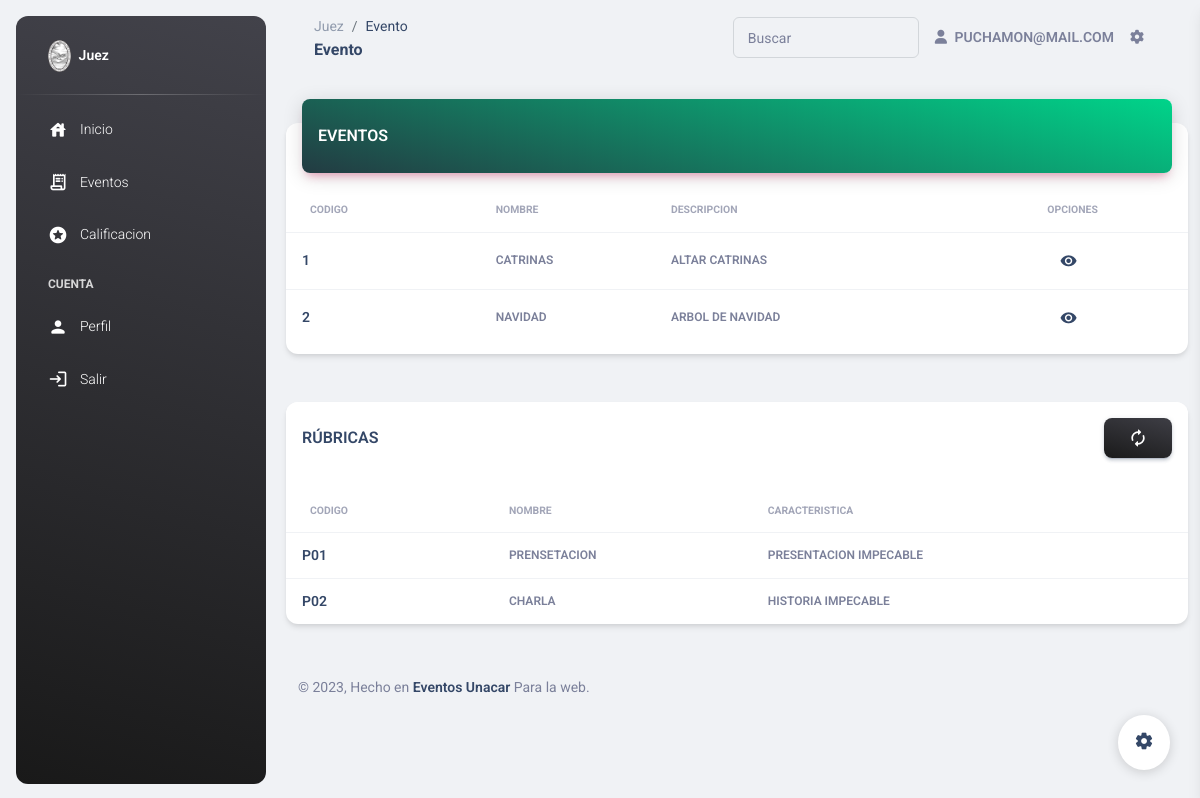
The page /Juez/Evento.php?idEvento=1 (signed in) on the database its author committed.
### tables this page shows
CREATE TABLE `usuario` (
  `matriculaUsuario` char(6) NOT NULL,
  `idRol` char(3) NOT NULL,
  `nombreUsuario` varchar(45) DEFAULT NULL,
  `apellidoUsuario` varchar(45) DEFAULT NULL,
  `facultadUsuario` varchar(45) DEFAULT NULL,
  `emailUsuario` varchar(45) DEFAULT NULL,
  `Pass` varchar(60) NOT NULL,
  `telefonoUsuario` char(10) DEFAULT NULL
);

CREATE TABLE `evento` (
  `idEvento` char(20) NOT NULL,
  `matriculaUsuario` char(6) NOT NULL,
  `nombreEvento` varchar(45) DEFAULT NULL,
  `descripcionEvento` varchar(100) DEFAULT NULL,
  `statusEvento` varchar(20) DEFAULT NULL
);

CREATE TABLE `eventoparametro` (
  `idEvento` int(10) DEFAULT NULL,
  `idParametro` varchar(50) DEFAULT NULL,
  `idEventoParametro` int(25) NOT NULL
);

CREATE TABLE `parametro` (
  `idParametro` char(3) NOT NULL,
  `nombreParametro` varchar(45) DEFAULT NULL,
  `caracteristicaParametro` varchar(100) DEFAULT NULL
);

### config/database.php (called while the page is built, shortened)
<?php
 $host = "localhost";
 $puerto = "3306";
 $usuario = "root";
 $contrasena = "";
 $baseDeDatos ="eventofci";
 function Conecta_DB_project()
 {
    global $host, $puerto, $usuario, $contrasena, $baseDeDatos;
    if (!($link = mysqli_connect($host.":".$puerto, $usuario, $contrasena)))
      {
          echo "Error conectando a la base de datos.<br>";
         exit();
      }
    else
    {
    }
 return $link;
 }
?>

### Juez/Evento.php (the view, shortened to what this page needs)
<?php
  include("../config/database.php");
  $user_check=$_SESSION['login_user_sys'];
  $link = Conecta_DB_project();
  $consulta = "select emailUsuario from usuario where emailUsuario='$user_check'";
  $sql=mysqli_query($link,$consulta);
  $rowy = mysqli_fetch_assoc($sql);
  $login_session =$rowy['emailUsuario'];
  $queryGeneral = "SELECT * FROM evento WHERE statusEvento = 'ACTIVO'";
  $resultGeneral = mysqli_query(Conecta_DB_project(), $queryGeneral);
  if(isset($_GET['idEvento'])){
    $codigo = $_GET['idEvento'];
    $querys = "SELECT * FROM parametro
      INNER JOIN eventoparametro
      ON eventoparametro.idParametro = parametro.idParametro
      INNER JOIN evento
      ON eventoparametro.idEvento = evento.idEvento
      WHERE evento.idEvento = '$codigo';";
    $results = mysqli_query(Conecta_DB_project(), $querys);
  }
?>
<!DOCTYPE html>
<html lang="en">
<head>
  <link href="../assets/css/nucleo-icons.css" rel="stylesheet" />
  <link href="../assets/css/nucleo-svg.css" rel="stylesheet" />
  <link id="pagestyle" href="../assets/css/material-dashboard.css?v=3.0.4" rel="stylesheet" />
</head>
<body class="g-sidenav-show  bg-gray-200">
  <?php
    require "Complements/Menu.php";
  ?>
  <main class="main-content position-relative max-height-vh-100 h-100 border-radius-lg ">
    <nav class="navbar navbar-main navbar-expand-lg px-0 mx-4 shadow-none border-radius-xl" id="navbarBlur" data-scroll="true">
      <div class="container-fluid py-1 px-3">
        <nav aria-label="breadcrumb">
          <ol class="breadcrumb bg-transparent mb-0 pb-0 pt-1 px-0 me-sm-6 me-5">
            <li class="breadcrumb-item text-sm"><a class="opacity-5 text-dark" href="javascript:;">Juez</a></li>
            <li class="breadcrumb-item text-sm text-dark active" aria-current="page">Evento</li>
          </ol>
          <h6 class="font-weight-bolder mb-0">Evento</h6>
        </nav>
        <div class="collapse navbar-collapse mt-sm-0 mt-2 me-md-0 me-sm-4" id="navbar">
          <div class="ms-md-auto pe-md-3 d-flex align-items-center">
            <div class="input-group input-group-outline">
              <label class="form-label">Buscar</label>
              <input type="text" id="buscar" class="form-control">
            </div>
          </div>
          <ul class="navbar-nav  justify-content-end">
            <li class="nav-item d-flex align-items-center">
              <a href="#Juez" class="nav-link text-body font-weight-bold px-0">
                <i class="fa fa-user me-sm-1"></i>
                <span class="d-sm-inline d-none"><?php echo $login_session; ?></span>
              </a>
            </li>
            <li class="nav-item px-3 d-flex align-items-center">
              <a href="javascript:;" class="nav-link text-body p-0">
                <i class="fa fa-cog fixed-plugin-button-nav cursor-pointer"></i>
              </a>
            </li>
          </ul>
        </div>
      </div>
    </nav>
    <div class="container-fluid py-4">
      <div class="row">
        <div class="col-lg-8">
      <div class="row">
        <div class="col-12">
          <div class="card my-4">
            <div class="card-header p-0 position-relative mt-n4 mx-3 z-index-2">
              <div class="bg-gradient-primary shadow-primary border-radius-lg pt-4 pb-3">
                <h6 class="text-white text-capitalize ps-3">EVENTOS</h6>
              </div>
            </div>
            <div class="card-body px-0 pb-2">
              <div class="table-responsive p-0">
                <table id="tabla" class="table align-items-center mb-0">
                  <thead>
                    <tr>
                      <th class="text-uppercase text-secondary text-xxs font-weight-bolder opacity-7">Codigo</th>
                      <th class="text-uppercase text-secondary text-xxs font-weight-bolder opacity-7 ps-2">Nombre</th>
                      <th class="text-uppercase text-secondary text-xxs font-weight-bolder opacity-7 ps-2">Descripcion</th>
                      <th class="text-center text-uppercase text-secondary text-xxs font-weight-bolder opacity-7">Opciones</th>
                    </tr>
                  </thead>
                  <tbody>
                  <?php
                      foreach ($resultGeneral as $rowGeneral) {
                  ?>
                    <tr>
                      <td>
                        <div class="d-flex px-2 py-1">
                          <div class="d-flex flex-column justify-content-center">
                            <h6 class="mb-0 text-sm"><?php echo $rowGeneral['idEvento']; ?></h6>
                          </div>
                        </div>
                      </td>
                      <td>
                        <p class="text-xs font-weight-bold mb-0"><?php echo $rowGeneral['nombreEvento']; ?></p>
                      </td>
                      <td>
                        <p class="text-xs font-weight-bold mb-0"><?php echo $rowGeneral['descripcionEvento']; ?></p>
                      </td>
                      <td class="align-middle text-center">
                        <a class="btn btn-link text-dark px-3 mb-0" href="Evento.php?idEvento=<?php echo $rowGeneral['idEvento']?>"><i class="material-icons me-2">visibility</i></a>
                      </td>
                    </tr>
                  <?php
                    }
                  ?>
                  </tbody>
                </table>
              </div>
            </div>
          </div>
        </div>
      </div>
          <div class="row">
            <div class="col-md-12 mb-lg-0 mb-4">
            <form method="post" name="form" action="../config/crudParametro.php">
              <div class="card mt-4">
                <div class="card-header pb-0 p-3">
                  <div class="row">
                    <div class="col-6 d-flex align-items-center">
                      <h6 class="mb-0">RÚBRICAS</h6>
                    </div>
                    <div class="col-6 text-end">
                      <a href="../Juez/Evento.php" class="btn bg-gradient-dark mb-0  material-icons opacity-10 ">autorenew</a>
                    </div>
                  </div>
                </div>
                <div class="card-body p-3">
                </div>
                <table id="tabla" class="table align-items-center mb-0">
                  <thead>
                    <tr>
                      <th class="text-uppercase text-secondary text-xxs font-weight-bolder opacity-7">Codigo</th>
                      <th class="text-uppercase text-secondary text-xxs font-weight-bolder opacity-7 ps-2">Nombre</th>
                      <th class="text-uppercase text-secondary text-xxs font-weight-bolder opacity-7 ps-2">Caracteristica</th>
                    </tr>
                  </thead>
                  <tbody>
                    <?php
                        foreach ($results as $rows) {
                    ?>
                      <tr>
                        <td>
                          <div class="d-flex px-2 py-1">
                            <div class="d-flex flex-column justify-content-center">
                              <h6 class="mb-0 text-sm"><?php echo $rows['idParametro']; ?></h6>
                            </div>
                          </div>
                        </td>
                        <td>
                          <p class="text-xs font-weight-bold mb-0"><?php echo $rows['nombreParametro']; ?></p>
                        </td>
                        <td>
                          <p class="text-xs font-weight-bold mb-0"><?php echo $rows['caracteristicaParametro']; ?></p>
                        </td>
                      <?php
                        }
                      ?>
                  </tbody>
                </table>
              </form>
              </div>
            </div>
          </div>
        </div>
      </div>
      <br>
      <footer class="footer py-4  ">
        <div class="container-fluid">
          <div class="row align-items-center justify-content-lg-between">
            <div class="col-lg-6 mb-lg-0 mb-4">
              <div class="copyright text-center text-sm text-muted text-lg-start">
                © ,
                Hecho en
                <a href="https://www.unacar.mx/" class="font-weight-bold" target="_blank">Eventos Unacar</a>
                Para la web.
              </div>
            </div>
          </div>
        </div>
      </footer>
  </main>
  <?php
    require "Complements/Config.php";
  ?>
</body>
</html>

### rows shown on the page
usuario: emailUsuario "PUCHAMON@MAIL.COM"
evento: idEvento "1", nombreEvento "CATRINAS", descripcionEvento "ALTAR CATRINAS"
evento: idEvento "2", nombreEvento "NAVIDAD", descripcionEvento "ARBOL DE NAVIDAD"
eventoparametro: idParametro "P01", idParametro.nombreParametro "PRENSETACION", idParametro.caracteristicaParametro "PRESENTACION IMPECABLE"
eventoparametro: idParametro "P02", idParametro.nombreParametro "CHARLA", idParametro.caracteristicaParametro "HISTORIA IMPECABLE"
